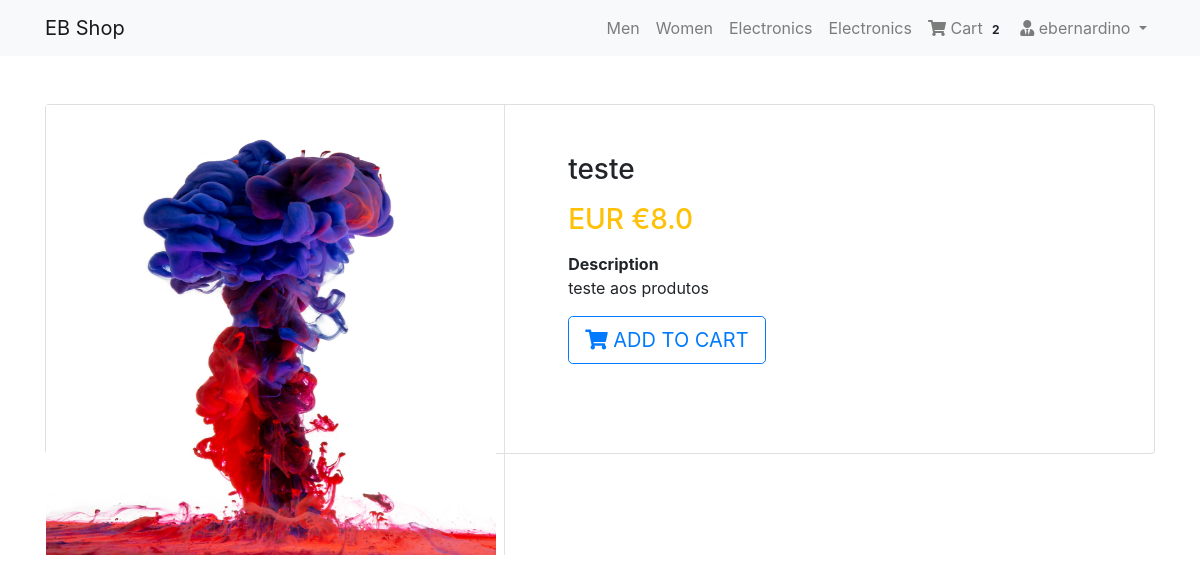
Screenshot of /product/teste/ (signed in) with the database file from the repository.
### cart/models.py (models this page shows, shortened)
class Order(models.Model):
    orderitems = models.ManyToManyField(Cart)
    user = models.ForeignKey(User, on_delete=models.CASCADE)
    ordered = models.BooleanField(default=False)
    created = models.DateTimeField(auto_now_add=True)
    paymentId = models.CharField(max_length=200, blank=True, null=True)
    orderId = models.CharField(max_length=200, blank=True, null=True)

### products/models.py (models this page shows, shortened)
class Product(models.Model):
    mainimage = models.ImageField(upload_to='products/', blank=True)
    name = models.CharField(max_length=300)
    slug = models.SlugField()
    category = models.ForeignKey(Category, on_delete=models.CASCADE)
    preview_text = models.TextField(
        max_length=200, verbose_name='Preview Text')
    detail_text = models.TextField(max_length=1000, verbose_name='Detail Text')
    price = models.FloatField()

### products/views.py (the view)
# urls.py: path('product/<slug>/', ProductDetail.as_view(), name='product'),
class ProductDetail(LoginRequiredMixin, DetailView):
    model = Product

### cart/templatetags/cart_tag.py (called while the page is built)
@register.filter(name='cart_total')
def cart_total(user):
    order = Order.objects.filter(user=user, ordered=False)
    if order.exists():
        return order[0].orderitems.count()
    else:
        return 0

### products/templates/products/product_detail.html
{% extends 'products/base.html' %} {% block content %}
<div class="container my-5">
  <div class="card">
    <div class="row">
      <aside class="col-sm-5 border-right">
        <article class="gallery-wrap">
          <div class="img-big-wrap">
            <div>
              <a href="#"
                ><img src="/media/{{ object.mainimage }}" style="width: 450px"
              /></a>
            </div>
          </div>
        </article>
      </aside>
      <aside class="col-sm-7">
        <article class="card-body p-5">
          <h3 class="title mb-3">{{ object.name }}</h3>
          <p class="price-detail-wrap">
            <span class="price h3 text-warning">
              <span class="currency">EUR €</span
              ><span class="num">{{ object.price }}</span>
            </span>
          </p>
          <dl class="item-property">
            <dt>Description</dt>
            <dd><p>{{ object.preview_text }}</p></dd>
          </dl>
          <a
            href="{% url 'mainapp:cart' object.slug %}"
            class="btn btn-lg btn-outline-primary text-uppercase"
          >
            <i class="fas fa-shopping-cart"></i> Add to cart
          </a>
        </article>
      </aside>
    </div>
  </div>
</div>
{% endblock %}

### products/templates/products/navbar.html (shortened to what this page needs)
{% load cart_tag %}
<nav class="navbar navbar-expand-lg navbar-light bg-light">
  <div class="container">
  <a class="navbar-brand" href="/">EB Shop</a>
  <div class="collapse navbar-collapse" id="navbarNav">
    <ul class="navbar-nav ml-auto">
      <li {% if request.path == 'contact' %}class="nav-item active"{% else %}class="nav-item"{% endif %}>
        <a class="nav-link" href="#">Men <span class="sr-only">(current)</span></a>
      </li>
      <li class="nav-item">
        <a class="nav-link" href="#">Women</a>
      </li>
      <li class="nav-item">
        <a class="nav-link" href="#">Electronics</a>
      </li>
       <li class="nav-item">
        <a class="nav-link" href="#">Electronics</a>
      </li>
      {% if request.user.is_authenticated %}
      <li class="nav-item">
        <a class="nav-link" href="{% url 'mainapp:cart-home' %}">
          <i class="fa fa-shopping-cart"></i> Cart
          <span class="badge badge-light">{{ request.user| cart_total }}</span>
        </a>
      </li>
      <li class="nav-item dropdown">
        <a class="nav-link dropdown-toggle" href="#" id="navbarDropdown" role="button" data-toggle="dropdown" aria-haspopup="true" aria-expanded="false">
          <i class="fas fa-user-tie"></i> {{ request.user.username }}
        </a>
      </li>
      {% else %}
       <li class="nav-item">
        <a  class="btn btn-primary" href="/accounts/login/">Login / Register</a>
      </li>
      {% endif %}
    </ul>
  </div>
  </div>
</nav>

### products/static/css/main.css (style rules this page uses)
.gallery-wrap .img-big-wrap img { height: 450px; width: auto; display: inline-block; cursor: zoom-in; }

### products/templates/products/base.html (style rules this page uses)
.card { height: 350px; }

### rows the page displays
Product: mainimage (picture), name "teste", price "8.0", preview_text "teste aos produtos"

### other values shown
{{ request.user| cart_total }} "2"
{{ request.user.username }} "ebernardino"
